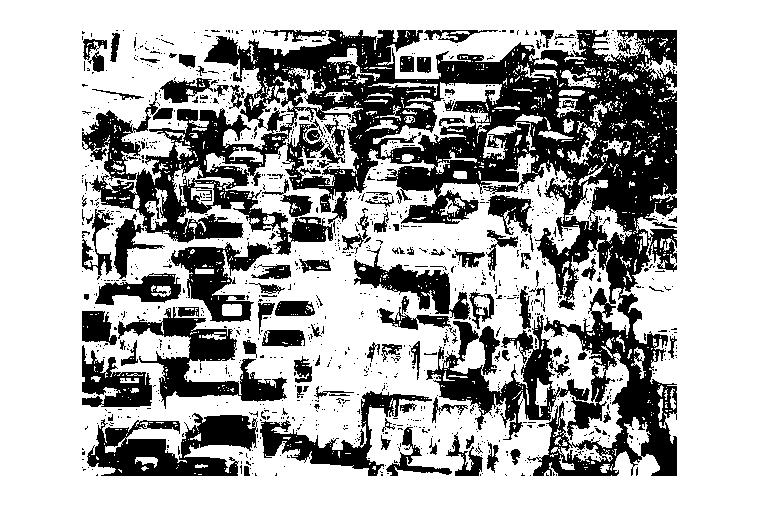
%> input picture Assignment 3/FRI_D3_G15_10.jpg, 759 x 532 px
$ octave --eval "result = FRI_D3_G15_Soumya_15('FRI_D3_G15_10.jpg');"   (GNU Octave 9; MATLAB toolbox functions it lacks are replaced by stand-ins)
%> lines starting %> are read from the running program, lines starting %| are printed output that depends on the picture; in (x1, y1, x2, y2) boxes, pixels count from 0 and x2, y2 are one past the last pixel; in counts of white or black regions, pixels touching at a corner belong together; the program's own positions count from 1
function [ col_a ] = FRI_D3_G15_Soumya_15(imgname )
%> called with imgname = 'FRI_D3_G15_10.jpg'

I1 = imread(imgname);
%> I1 is the input picture: size 532x759x3 uint8; min 0, max 255, mean 175.4
I = rgb2gray(I1);
taggedCars = zeros([size(I,1) size(I,2) 3 1], class(I));
[L, num] = bwlabel(I);
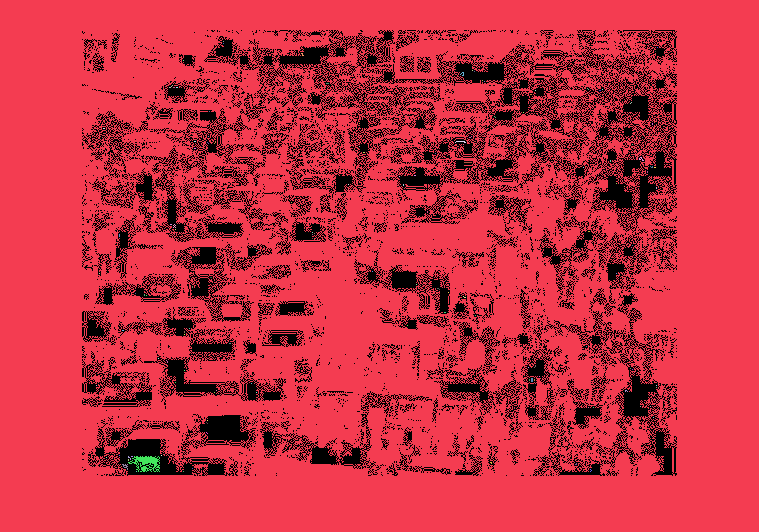
%> L: size 532x759 double; 153 distinct labels, from 0 to 152; one colour per label, 0 black
%> num = 152

darkCarValue = 150;
noDarkCars = imextendedmax(I, darkCarValue);
%> noDarkCars: size 532x759 logical; 68.8% white; 1221 black regions (1098 under 20 px), largest, box (x1, y1, x2, y2) and area: (82, 30, 677, 476) 74177, (426, 315, 590, 440) 6187, (87, 413, 258, 476) 6136
%imshow(I);
%imshow(noDarkCars);
sedisk = strel('disk',2);
noSmallStructures = imopen(noDarkCars, sedisk);
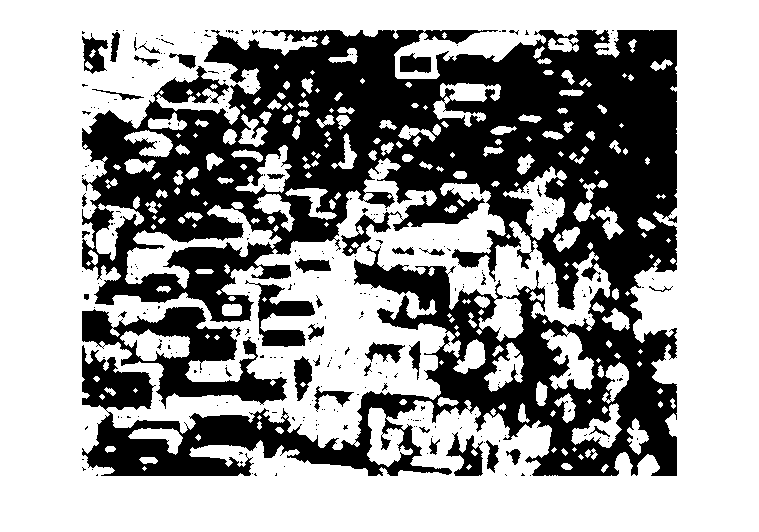
%> noSmallStructures: size 532x759 logical; 61.7% white; 303 black regions (264 under 20 px), largest, box (x1, y1, x2, y2) and area: (82, 30, 677, 476) 138907, (82, 307, 287, 409) 7500, (245, 280, 315, 347) 1802

 noSmallStructures = bwareaopen(noSmallStructures, 150);
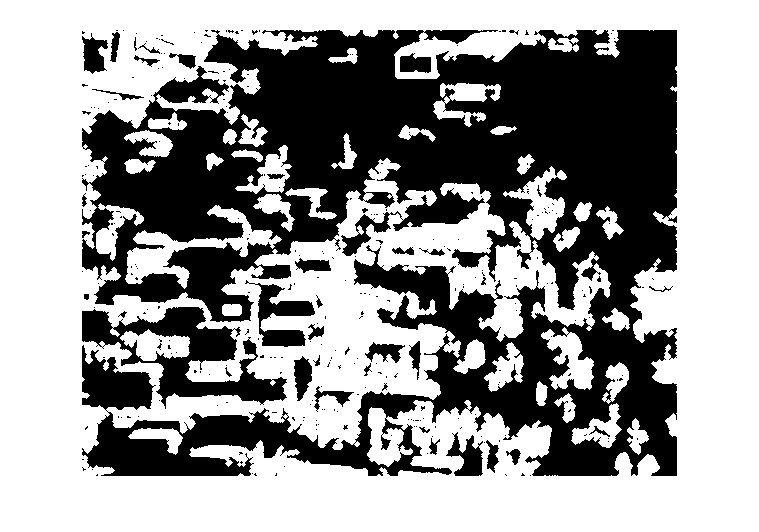
%> noSmallStructures: size 532x759 logical; 59.6% white; 300 black regions (261 under 20 px)
 labeledImage = bwlabel(noSmallStructures, 8);
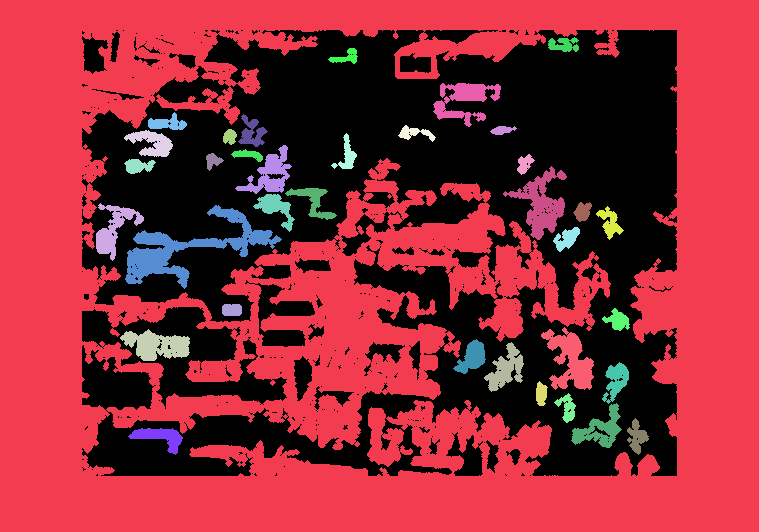
%> labeledImage: size 532x759 double; 37 distinct labels, from 0 to 36; one colour per label, 0 black
 blobMeasurements = regionprops(labeledImage, I, 'all');
%> blobMeasurements = 36 regions; largest, box (x1, y1, x2, y2), Area, Centroid, MajorAxisLength, MinorAxisLength and Eccentricity: (0, 0, 759, 532) 217464 [368.3 290.3] 995.3 680.6 0.73, (125, 205, 282, 289) 3532 [189.1 248.7] 183.6 56.57 0.951, (503, 166, 567, 240) 1770 [542.2 204.4] 69.5 48.88 0.711
count = [blobMeasurements(:).Area];
%> count = 36 values, max 217464 at index 1, min 156 at index 23, mean 6682.6
keys = [];
values = [];
red = 0;
blue = 0;
green = 0;
black = 0;
white = 0;
yellow = 0;
col_a = [];
for i = 1:length(blobMeasurements)
    x_coordinate = blobMeasurements(i).Centroid(1);
    y_coordinate = blobMeasurements(i).Centroid(2);
    col_a = [col_a,impixel(I1, x_coordinate, y_coordinate)];
% [14 lines of commented-out code are left out]

 end
%> this loop made 36 passes
%> (x_coordinate, y_coordinate) on passes 5 to 16: (139, 166.6), (189.1, 248.7), (160.7, 437.6), (167.8, 124.1), (213.6, 161.4), (232.5, 310.5), (230.4, 137.4), (248.7, 155.3), (271, 174.6), (252.7, 133.4), (276.3, 208.6), (314, 201.7)
%> (x_coordinate, y_coordinate, col_a) on passes 1 to 4: (368.3, 290.3, [255 255 255]), (114.7, 229.5, [255 255 255 255 255 255]), (157.6, 345.8, [255 255 255 255 255 255 246 246 246]), (152.7, 143.8, [255 255 255 255 255 255 246 246 246 255 255 255])
%> after the loop, col_a = 108 values, max 255 at index 1, min 0 at index 16, mean 232.2
%> `result = FRI_D3_G15_Soumya_15('FRI_D3_G15_10.jpg');`: result has the same summary as col_a in FRI_D3_G15_Soumya_15


% taggedCars(:,:,:,k) = I1;
 %imhist(I);
imshow(noSmallStructures);
% [15 lines of commented-out code are left out]

$ run again, on Assignment 3/FRI_D3_G15_12.jpg
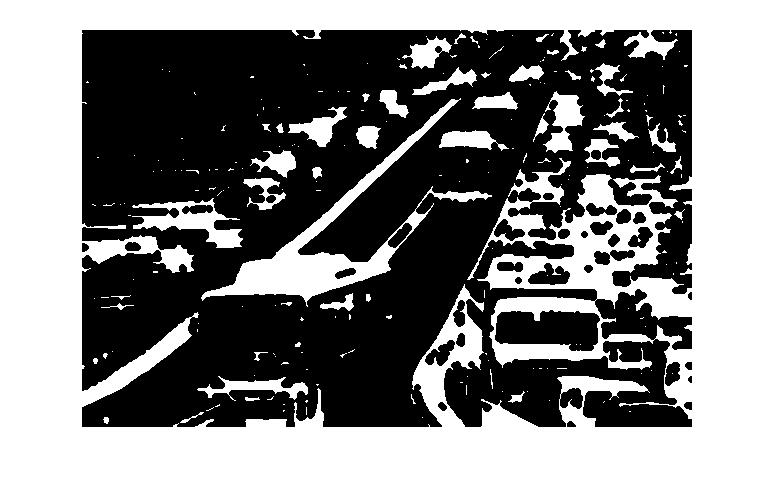
%> input picture Assignment 3/FRI_D3_G15_12.jpg, 774 x 483 px
%> in FRI_D3_G15_Soumya_15, I1 is the input picture: size 483x774x3 uint8; min 0, max 255, mean 125.7
%> in FRI_D3_G15_Soumya_15, `[L, num] = bwlabel(I);`:
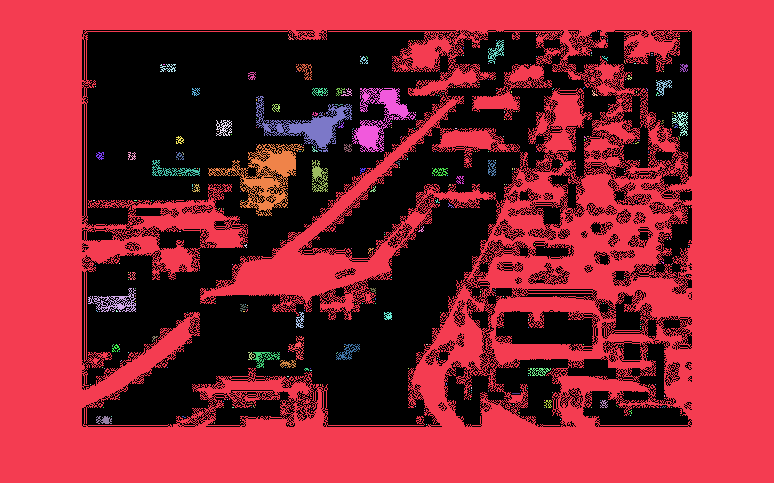
%> L: size 483x774 double; 360 distinct labels, from 0 to 359; one colour per label, 0 black
%> num = 359
%> noDarkCars: size 483x774 logical; 49.2% white; 218 white regions (167 under 20 px), largest, box (x1, y1, x2, y2) and area: (0, 0, 774, 483) 161687, (201, 98, 492, 307) 8143, (132, 198, 243, 248) 2092
%> in FRI_D3_G15_Soumya_15, `labeledImage = bwlabel(noSmallStructures, 8);`:
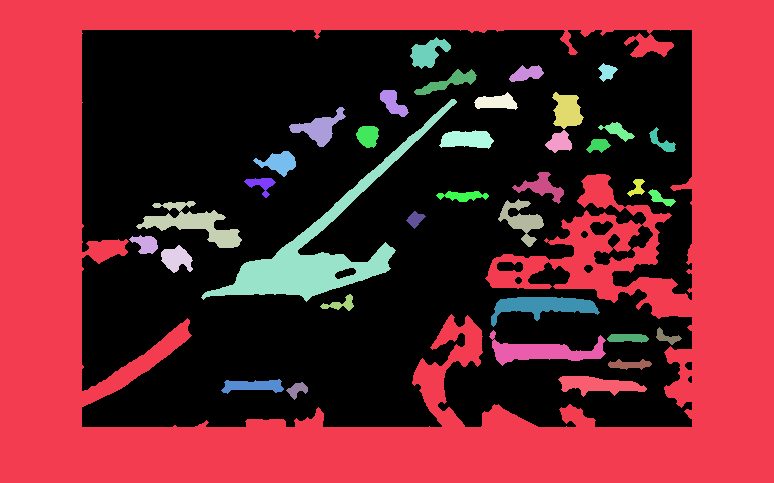
%> labeledImage: size 483x774 double; 37 distinct labels, from 0 to 36; one colour per label, 0 black
%> blobMeasurements = 36 regions; largest, box (x1, y1, x2, y2), Area, Centroid, MajorAxisLength, MinorAxisLength and Eccentricity: (0, 0, 774, 483) 151093 [401.9 269.9] 1126.5 662.6 0.809, (201, 99, 457, 302) 7372 [320.3 249.2] 264.1 101.7 0.923, (136, 201, 242, 248) 1852 [194.4 224.4] 111.1 35.31 0.948
%> count = 36 values, max 151093 at index 1, min 160 at index 33, mean 4921.7
%> the loop in FRI_D3_G15_Soumya_15, `for i = 1:length(blobMeasurements)` made 36 passes
%> (x_coordinate, y_coordinate) on passes 6 to 13: (253.8, 386.4), (262, 184.8), (279.8, 163.3), (297.9, 390.3), (320.1, 128.5), (341.2, 304.7), (368.5, 136.6), (393.7, 103.6)
%> after the loop in FRI_D3_G15_Soumya_15, `for i = 1:length(blobMeasurements)`: col_a = 108 values, max 255 at index 4, min 0 at index 1, mean 232.4
%> result has the same summary as col_a in FRI_D3_G15_Soumya_15

$ run again, on Assignment 3/FRI_D3_G15_5.jpg
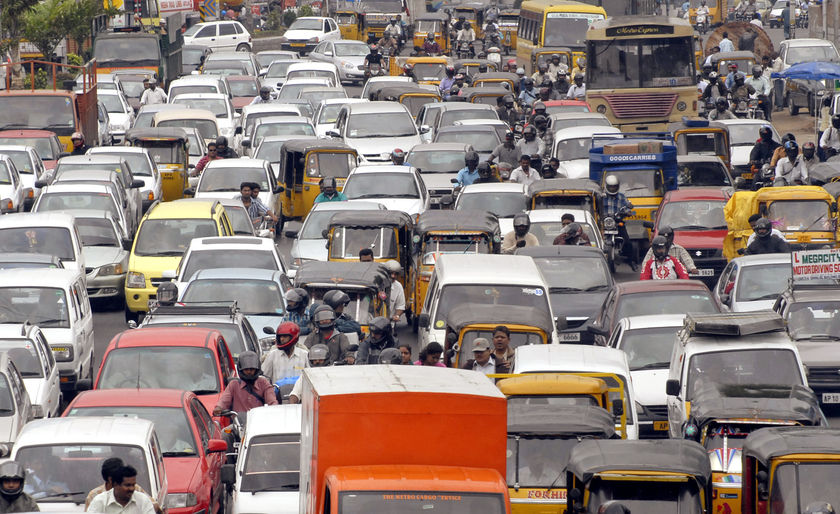
%> input picture Assignment 3/FRI_D3_G15_5.jpg, 840 x 514 px
%> in FRI_D3_G15_Soumya_15, I1 is the input picture: size 514x840x3 uint8; mean R, G, B 141.7, 127.2, 123
%> in FRI_D3_G15_Soumya_15, `[L, num] = bwlabel(I);`:
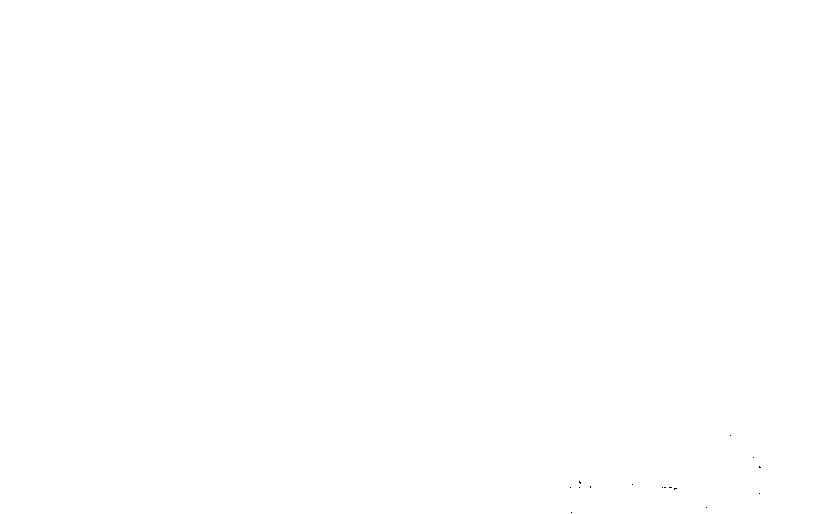
%> L: size 514x840 double; values 0 (black) and 1 (white), 100% white; black in thin lines or dots, all inside (x1, y1, x2, y2) = (570, 435, 761, 513)
%> num = 1
%> noDarkCars: size 514x840 logical; 63.3% white; 1382 black regions (1177 under 20 px), largest, box (x1, y1, x2, y2) and area: (507, 366, 840, 514) 17768, (316, 391, 622, 514) 16300, (521, 127, 799, 313) 15876
%> in FRI_D3_G15_Soumya_15, `labeledImage = bwlabel(noSmallStructures, 8);`:
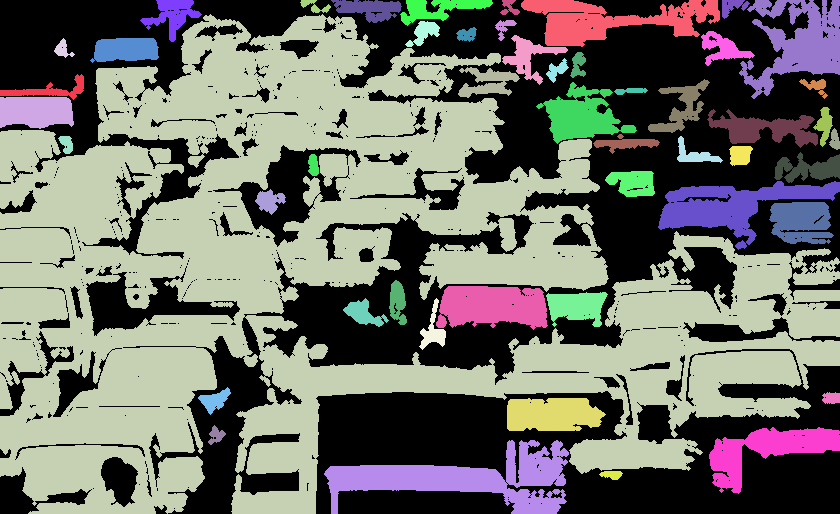
%> labeledImage: size 514x840 double; 51 distinct labels, from 0 to 50; one colour per label, 0 black
%> blobMeasurements = 50 regions; largest, box (x1, y1, x2, y2), Area, Centroid, MajorAxisLength, MinorAxisLength and Eccentricity: (0, 14, 840, 514) 187636 [331.5 275.5] 904.2 487.1 0.843, (324, 440, 569, 514) 7980 [465.6 479.3] 293.3 59.76 0.979, (739, 0, 840, 99) 4988 [799.4 43] 112.6 90.86 0.591
%> count = 50 values, max 187636 at index 3, min 151 at index 33, mean 5001.1
%> the loop in FRI_D3_G15_Soumya_15, `for i = 1:length(blobMeasurements)` made 50 passes
%> (x_coordinate, y_coordinate) on passes 6 to 13: (126.4, 50.23), (173.2, 15.83), (215.4, 400.9), (216.8, 435.9), (270.1, 201.5), (315.2, 6.89), (314, 165.9), (465.6, 479.3)
%> after the loop in FRI_D3_G15_Soumya_15, `for i = 1:length(blobMeasurements)`: col_a = 150 values, max 239 at index 55, min 12 at index 111, mean 144.3
%> result has the same summary as col_a in FRI_D3_G15_Soumya_15

$ run again, on Assignment 3/FRI_D3_G15_6.jpg
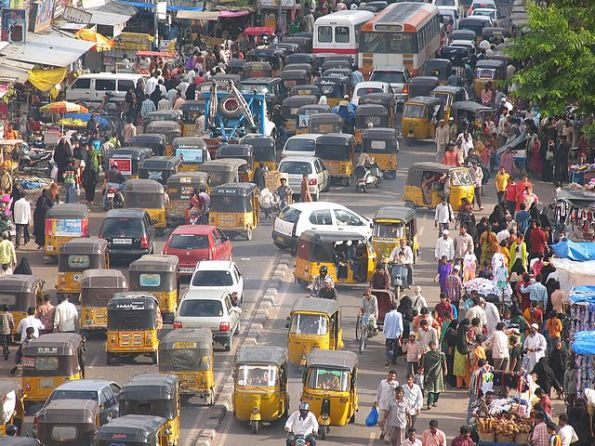
%> input picture Assignment 3/FRI_D3_G15_6.jpg, 595 x 446 px
%> in FRI_D3_G15_Soumya_15, I1 is the input picture: size 446x595x3 uint8; mean R, G, B 128.1, 118.9, 114.3
%> in FRI_D3_G15_Soumya_15, `[L, num] = bwlabel(I);`:
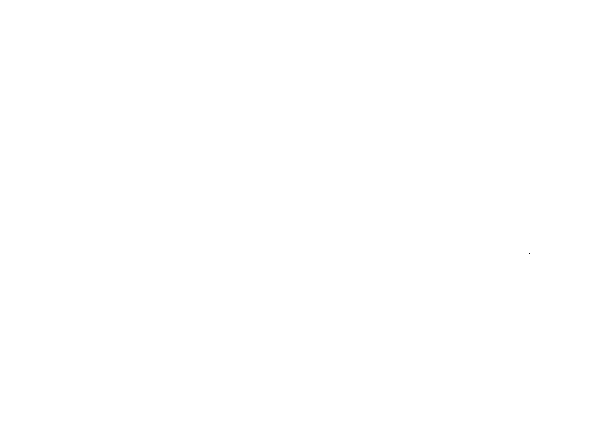
%> L: size 446x595 double; values 0 (black) and 1 (white), 100% white; black in thin lines or dots, all inside (x1, y1, x2, y2) = (529, 253, 530, 254)
%> num = 1
%> noDarkCars: size 446x595 logical; 51.1% white; 1338 black regions (1193 under 20 px), largest, box (x1, y1, x2, y2) and area: (151, 0, 595, 280) 49772, (353, 199, 595, 446) 16299, (32, 78, 264, 249) 12547
%> in FRI_D3_G15_Soumya_15, `labeledImage = bwlabel(noSmallStructures, 8);`:
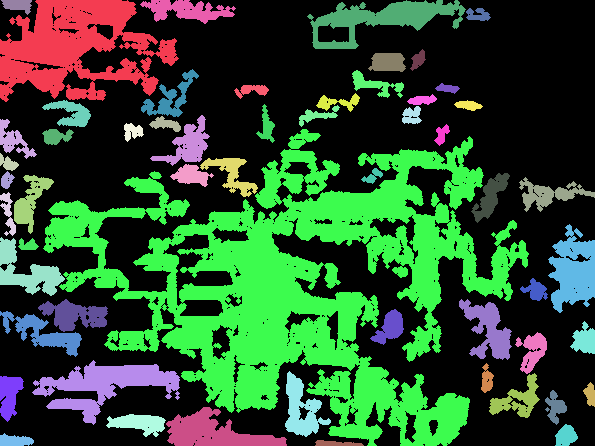
%> labeledImage: size 446x595 double; 57 distinct labels, from 0 to 56; one colour per label, 0 black
%> blobMeasurements = 56 regions; largest, box (x1, y1, x2, y2), Area, Centroid, MajorAxisLength, MinorAxisLength and Eccentricity: (43, 129, 529, 446) 56039 [303.5 286.7] 437.4 299.4 0.729, (0, 0, 179, 102) 10009 [76.6 48.4] 176.2 105.1 0.803, (32, 360, 180, 425) 3734 [105.1 385.9] 150.3 48.7 0.946
%> count = 56 values, max 56039 at index 17, min 151 at index 42, mean 1892.2
%> the loop in FRI_D3_G15_Soumya_15, `for i = 1:length(blobMeasurements)` made 56 passes
%> (x_coordinate, y_coordinate) on passes 6 to 13: (43.51, 333.7), (10.03, 395.8), (15.76, 441.3), (18.47, 5.74), (7.44, 180.8), (30.87, 201.5), (28.62, 245.6), (105.1, 385.9)
%> after the loop in FRI_D3_G15_Soumya_15, `for i = 1:length(blobMeasurements)`: col_a = 168 values, max 255 at index 4, min 49 at index 9, mean 157.2
%> result has the same summary as col_a in FRI_D3_G15_Soumya_15
